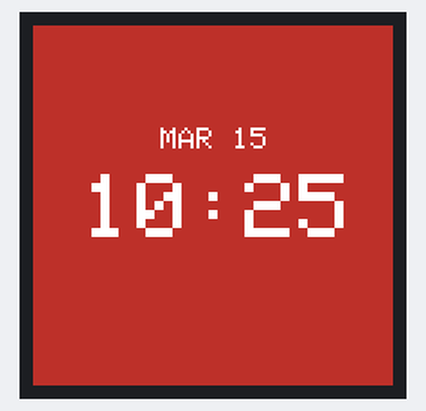
This sketch was run on a simulated ESP32. Shown: 240×240 colour display. WiFi joins after 1.5 s; servers stay silent unless stated; the local clock reads 2024-03-15 10:24:30 at power-on unless the sketch sets it; what the sketch prints to the serial monitor is not drawn.

Above: at 60.1 s.
At 120.1 s:
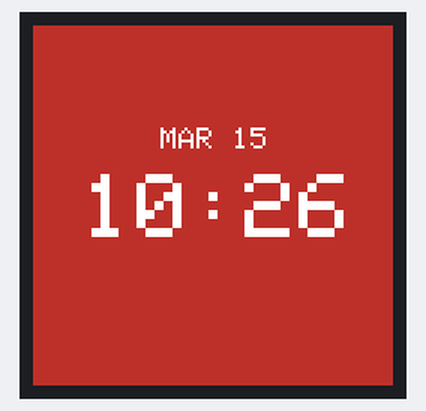

Measured:
- what the display in image 0 shows lasts 60.0 s, from 60.0 s to 120.0 s

The sketch:

sketch_apr26a.ino
```cpp
#include <WiFi.h>
#include <time.h>

#include <SPI.h>
#include <Adafruit_GFX.h>
#include <Adafruit_GC9A01A.h>

static const int TFT_CS   = 10;
static const int TFT_DC   = 9;
static const int TFT_RST  = 8;
static const int TFT_SCK  = 12;
static const int TFT_MOSI = 11;

Adafruit_GC9A01A tft(TFT_CS, TFT_DC, TFT_RST);

// ---- put your Wi-Fi creds here ----
const char* WIFI_SSID = "Zoras Palace";
const char* WIFI_PASS = "Odincat131!";

// Alameda is Pacific Time. PST/PDT handling:
const char* TZ_INFO = "PST8PDT,M3.2.0,M11.1.0";
// (US daylight saving rules)
const char* MONTHS[] = {
  "JAN", "FEB", "MAR", "APR", "MAY", "JUN",
  "JUL", "AUG", "SEP", "OCT", "NOV", "DEC"
};

uint16_t bg = tft.color565(0xBE, 0x32, 0x2A);

void connectWiFi() {
  WiFi.mode(WIFI_STA);
  WiFi.begin(WIFI_SSID, WIFI_PASS);

  Serial.print("WiFi connecting");
  while (WiFi.status() != WL_CONNECTED) {
    delay(250);
    Serial.print(".");
  }
  Serial.println();
  Serial.print("WiFi connected, IP: ");
  Serial.println(WiFi.localIP());
}

bool syncTime() {
  // NTP servers (you can swap in time.google.com etc)
  configTime(0, 0, "pool.ntp.org", "time.nist.gov");
  setenv("TZ", TZ_INFO, 1);
  tzset();

  // Wait until time is set
  struct tm timeinfo;
  Serial.print("Syncing time");
  for (int i = 0; i < 40; i++) { // ~10s max
    if (getLocalTime(&timeinfo)) {
      Serial.println("\nTime synced.");
      return true;
    }
    Serial.print(".");
    delay(250);
  }
  Serial.println("\nTime sync FAILED.");
  return false;
}

void drawClock(const struct tm& t) {
  char timeBuf[6];   // "H:MM" or "HH:MM"
  char dateBuf[8];

  // ---- TIME ----
  int hour12 = t.tm_hour % 12;
  if (hour12 == 0) hour12 = 12;

  snprintf(timeBuf, sizeof(timeBuf), "%d:%02d", hour12, t.tm_min);

  int timeX = (hour12 < 10) ? 51 : 33;

  tft.fillRect(33, 99, 174, 42, bg);
  tft.setTextColor(GC9A01A_WHITE);
  tft.setTextSize(6);
  tft.setCursor(timeX, 99);
  tft.print(timeBuf);

  // ---- DATE ----
  snprintf(dateBuf, sizeof(dateBuf), "%s %d", MONTHS[t.tm_mon], t.tm_mday);

  tft.fillRect(85, 68, 70, 14, bg);
  tft.setTextSize(2);
  tft.setCursor(85, 68);
  tft.print(dateBuf);
}

void setup() {
  Serial.begin(115200);
  delay(200);
  Serial.println("boot");

  SPI.begin(TFT_SCK, -1, TFT_MOSI, TFT_CS);
  tft.begin();
  tft.fillScreen(bg);

  connectWiFi();
  syncTime();

  // Optional: once time is synced, you can turn Wi-Fi off to save power
  // WiFi.disconnect(true);
  // WiFi.mode(WIFI_OFF);
}

void loop() {
  static unsigned long last = 0;
  if (millis() - last >= 60000) {
    last = millis();

    struct tm timeinfo;
    if (getLocalTime(&timeinfo)) {
      drawClock(timeinfo);
    } else {
      // If time somehow isn't available, you could re-sync or show an error
      Serial.println("getLocalTime failed");
    }
  }
}
```
